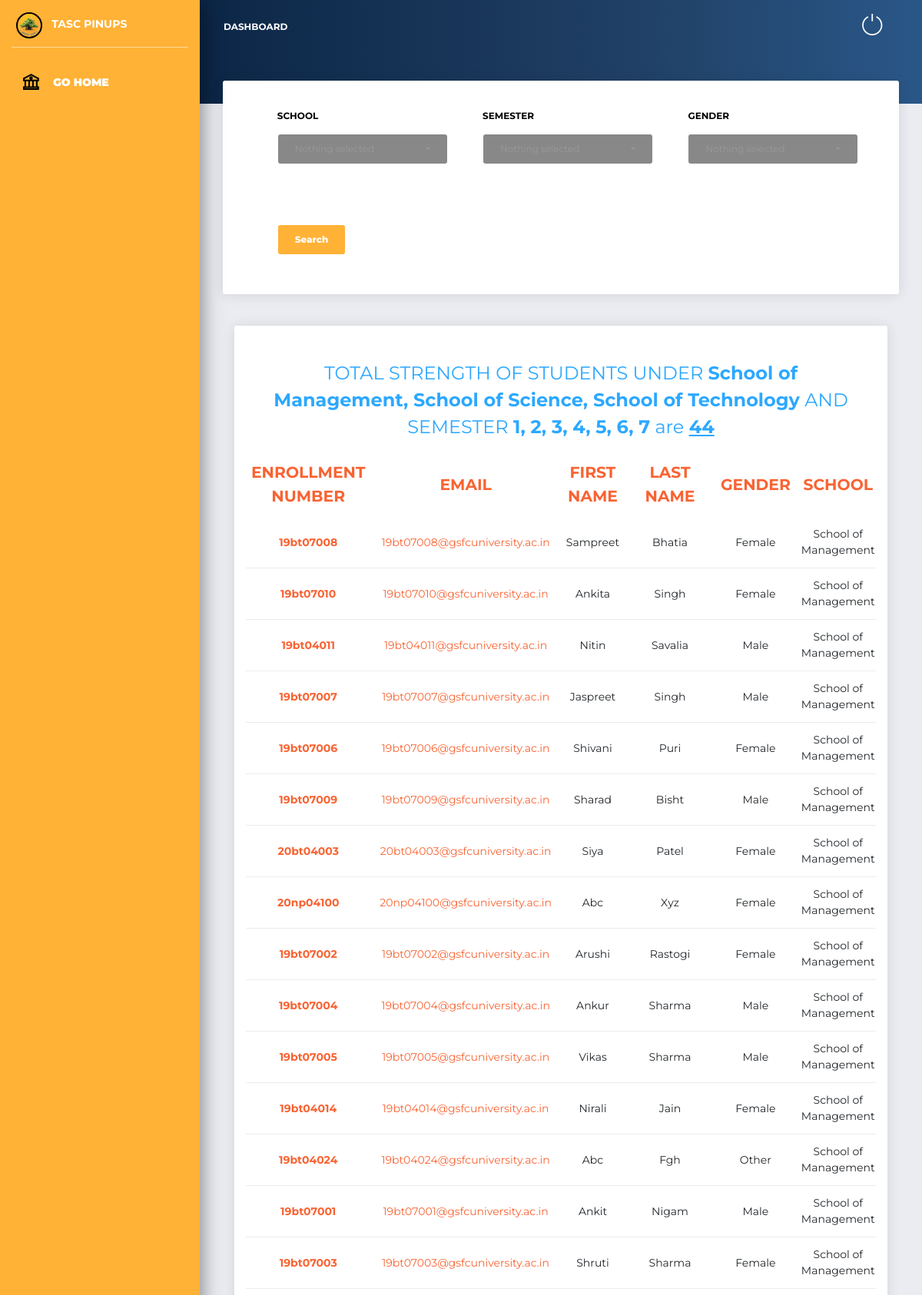
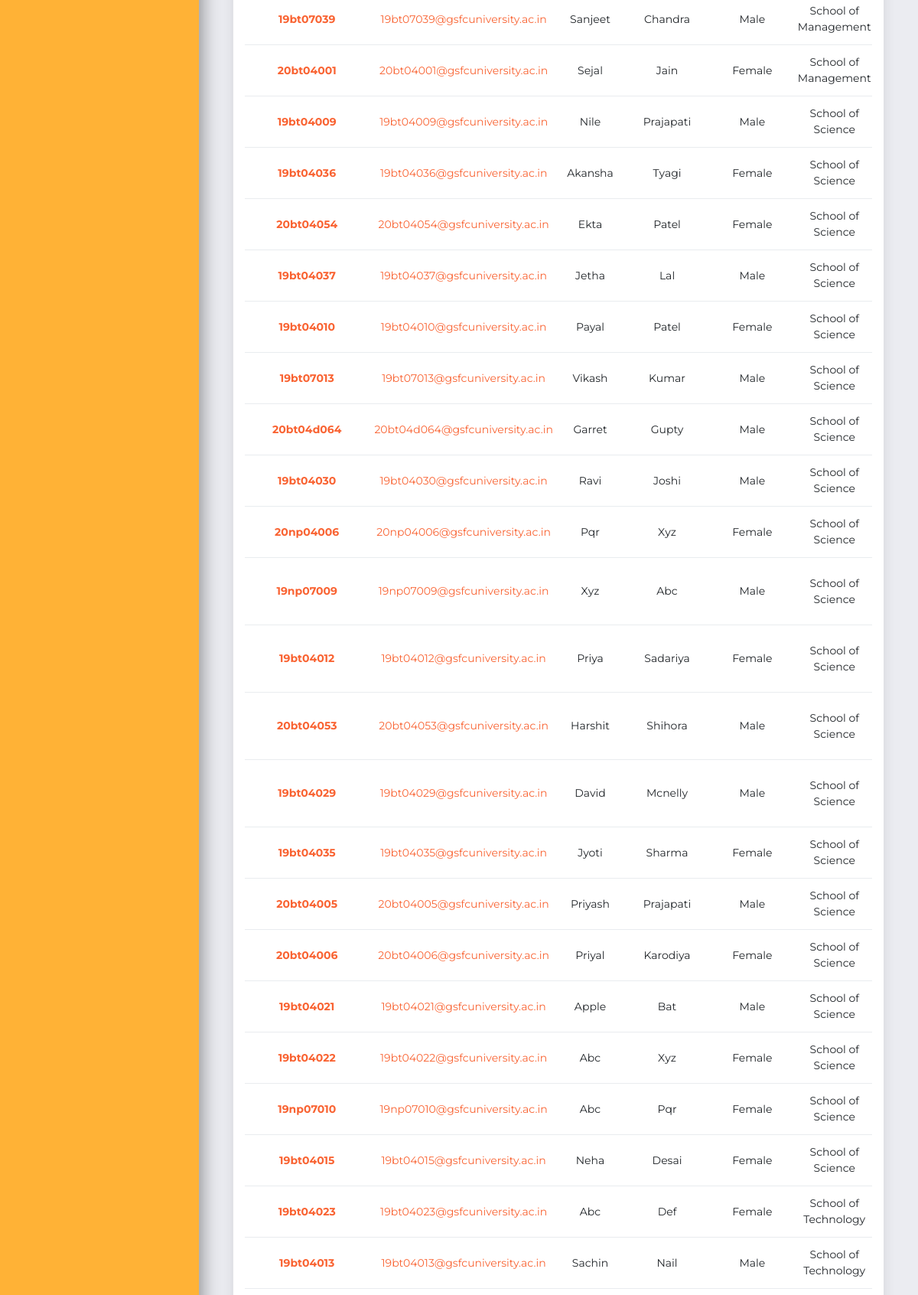
Page /university/adminpanel/records/ (signed in, upper part) on the committed database (2 pictures, top to bottom).
### ROOT/MCQ/models.py (models this page shows, shortened)
class UserRegistration(models.Model):
    FIRST_NAME = models.CharField(max_length=100)
    LAST_NAME = models.CharField(max_length=100)
    ENROLLMENT_NUMBER = models.CharField(max_length=1000)
    EMAIL = models.EmailField(max_length = 500)
    GENDER = models.CharField(max_length=10)
    SEMESTER = models.IntegerField()
    SCHOOL= models.CharField(max_length=100)
    PROGRAM= models.CharField(max_length=100)
    objects = DataFrameManager()

### ROOT/ADMINPANEL/views.py (the view, shortened to what this page needs)
# urls.py: path("records/", views.records, name='records'),
@login_required
def records(request):
    pageDictKey = 'records'
    registeredUsers = UserRegistration.objects.all().order_by("SCHOOL","PROGRAM", "SEMESTER", "ENROLLMENT_NUMBER")
    schoolHeader = list(set(registeredUsers.values_list("SCHOOL", flat=True)))
    semesterHeader = list(set(registeredUsers.values_list("SEMESTER", flat=True)))
    context={
    "SCHOL": staticVariables.SCHOL_LIST, # school list
    "registeredUsers":registeredUsers,
    "GNDR": staticVariables.GENDR_LIST, # program list
    "schoolHeader":', '.join(schoolHeader),
    "semesterHeader":', '.join([str(_) for _ in semesterHeader]),
    "totalStrength":registeredUsers.count(),
    "resultStat":get_result_status(),
    "pageDictKey":pageDictKey,
    }
    return render(request, ADMIN_PAGE_MAPPER.pageDict[pageDictKey], context)

### ROOT/ADMINPANEL/views.py (called while the page is built)
def get_result_status():
    try:
        resultStat = int(list(Declare_Result.objects.values_list("RESULT_STATUS", flat=True))[0])
        return resultStat
    except:
        return 0

### ROOT/MCQ/templatetags/my_filter.py (called while the page is built)
@register.filter(name='replace')
@stringfilter
def replace_var(value):
    return value.replace("_", ' ')

@register.filter(name='makelist')
@stringfilter
def list_gen(value):
    return value.split(" ")

### ROOT/templates/ADMIN_PANEL/records.html (shortened to what this page needs)
{% extends 'BASE_FILES/BaseAdmin.html' %}
{% load static %}
{% load my_filter %}
{% block adminContent %}
<link rel="stylesheet" href="{% static 'multiDropdown/bootstrap-select.min.css' %}">
<div class="content">
  <div class="row">
    <div class="col-lg-12">
      <div class="card card-tasks">
        <div class="card-body ">
          <form class="mt-3 row responsive" action="{% url 'ADMINPANEL:records' %}" method="POST" style="margin-left: 1%; width: 95%;">
            <div class="row" style="margin-left:4%; margin-bottom:4%;">
              <div class="col" style="margin-top:-10px;">
                <label class="mt-3" style="color:black;"><strong>SCHOOL</strong></label>
                <div class="">
                </div>
              </div>
            </div>
            <div class="row" style="margin-left:4%; margin-bottom:4%;">
              <div class="col" style="margin-top:-10px;">
                <label class="mt-3" style="color:black;"><strong>SEMESTER</strong></label>
                <div class="">
                </div>
              </div>
            </div>
            <div class="row" style="margin-left:4%; margin-bottom:4%;">
              <div class="col" style="margin-top:-10px;">
                <label class="mt-3" style="color:black;"><strong>GENDER</strong></label>
                <div class="">
                </div>
              </div>
            </div>
            <div class="row" style="margin-left:4%; margin-bottom:4%;">
              <div class="col" style="margin-top:0px;">
                <div class="">
                  <button class="btn btn-warning" type="submit" name="button" style="font-weight:800;">Search</button>
                </div>
              </div>
            </div>
          </form>
        </div>
      </div>
    </div>
  </div>
  <br>
      <div class="col-md-12">
        <div class="card card-chart">
          <div class="card-header ">
            <div class="row">
              <div class="col-sm-12">
                {% if totalStrength <= 1%}
                  <h4 class="text-center text-info col-sm-12">TOTAL STRENGTH OF STUDENTS UNDER <strong>{{schoolHeader|replace}}</strong> AND SEMESTER <strong>{{semesterHeader}}</strong>
                    is <strong> <u>{{totalStrength}}</u></strong>
                  </h4>
                {% else%}
                  <h4 class="text-center text-info col-sm-12">TOTAL STRENGTH OF STUDENTS UNDER <strong>{{schoolHeader|replace}}</strong> AND SEMESTER <strong>{{semesterHeader}}</strong>
                    are <strong> <u>{{totalStrength}}</u></strong>
                  </h4>
                {% endif %}
                <div class="table-responsive">
                  <table class="table">
                    <thead class="text-primary">
                      <th style="font-weight:700;">
                        ENROLLMENT NUMBER
                      </th>
                      <th style="font-weight:700;">
                        EMAIL
                      </th>
                      <th style="font-weight:700;">
                        FIRST NAME
                      </th>
                      <th style="font-weight:700;">
                        LAST NAME
                      </th>
                      <th style="font-weight:700;">
                        GENDER
                      </th>
                      <th style="font-weight:700;">
                        SCHOOL
                      </th>
                    </thead>
                    <tbody>
                      {% for data in registeredUsers %}
                        <tr>
                          <td style="font-weight:700;">
                            <a href="{% url 'ADMINPANEL:studentreport' data.ENROLLMENT_NUMBER %}">{{data.ENROLLMENT_NUMBER}}</a>
                          </td>
                          <td>
                            <a href="mailto:{{data.ENROLLMENT_NUMBER}}@gsfcuniversity.ac.in">{{data.ENROLLMENT_NUMBER}}@gsfcuniversity.ac.in</a>
                          </td>
                          <td>
                            {{data.FIRST_NAME}}
                          </td>
                          <td>
                            {{data.LAST_NAME}}
                          </td>
                          <td>
                            {{data.GENDER}}
                          </td>
                          <td>
                            {{data.SCHOOL|replace}}
                          </td>
                        </tr>
                      {% endfor %}
                    </tbody>
                  </table>
                </div>
              </div>
            </div>
            <br>
          </div>
        </div>
      </div>
</div>
{% endblock %}

### ROOT/templates/ADMIN_PANEL/records.html (style rules this page uses)
td, th { text-align:center; }

### rows in the picture
UserRegistration: ENROLLMENT_NUMBER "19bt07008", FIRST_NAME "Sampreet", LAST_NAME "Bhatia", GENDER "Female", SCHOOL "School of Management"
UserRegistration: ENROLLMENT_NUMBER "19bt07010", FIRST_NAME "Ankita", LAST_NAME "Singh", GENDER "Female", SCHOOL "School of Management"
UserRegistration: ENROLLMENT_NUMBER "19bt04011", FIRST_NAME "Nitin", LAST_NAME "Savalia", GENDER "Male", SCHOOL "School of Management"
UserRegistration: ENROLLMENT_NUMBER "19bt07007", FIRST_NAME "Jaspreet", LAST_NAME "Singh", GENDER "Male", SCHOOL "School of Management"
UserRegistration: ENROLLMENT_NUMBER "19bt07006", FIRST_NAME "Shivani", LAST_NAME "Puri", GENDER "Female", SCHOOL "School of Management"
UserRegistration: ENROLLMENT_NUMBER "19bt07009", FIRST_NAME "Sharad", LAST_NAME "Bisht", GENDER "Male", SCHOOL "School of Management"
UserRegistration: ENROLLMENT_NUMBER "20bt04003", FIRST_NAME "Siya", LAST_NAME "Patel", GENDER "Female", SCHOOL "School of Management"
UserRegistration: ENROLLMENT_NUMBER "20np04100", FIRST_NAME "Abc", LAST_NAME "Xyz", GENDER "Female", SCHOOL "School of Management"
UserRegistration: ENROLLMENT_NUMBER "19bt07002", FIRST_NAME "Arushi", LAST_NAME "Rastogi", GENDER "Female", SCHOOL "School of Management"
UserRegistration: ENROLLMENT_NUMBER "19bt07004", FIRST_NAME "Ankur", LAST_NAME "Sharma", GENDER "Male", SCHOOL "School of Management"
UserRegistration: ENROLLMENT_NUMBER "19bt07005", FIRST_NAME "Vikas", LAST_NAME "Sharma", GENDER "Male", SCHOOL "School of Management"
UserRegistration: ENROLLMENT_NUMBER "19bt04014", FIRST_NAME "Nirali", LAST_NAME "Jain", GENDER "Female", SCHOOL "School of Management"
UserRegistration: ENROLLMENT_NUMBER "19bt04024", FIRST_NAME "Abc", LAST_NAME "Fgh", GENDER "Other", SCHOOL "School of Management"
UserRegistration: ENROLLMENT_NUMBER "19bt07001", FIRST_NAME "Ankit", LAST_NAME "Nigam", GENDER "Male", SCHOOL "School of Management"
UserRegistration: ENROLLMENT_NUMBER "19bt07003", FIRST_NAME "Shruti", LAST_NAME "Sharma", GENDER "Female", SCHOOL "School of Management"
UserRegistration: ENROLLMENT_NUMBER "19bt07039", FIRST_NAME "Sanjeet", LAST_NAME "Chandra", GENDER "Male", SCHOOL "School of Management"
UserRegistration: ENROLLMENT_NUMBER "20bt04001", FIRST_NAME "Sejal", LAST_NAME "Jain", GENDER "Female", SCHOOL "School of Management"
UserRegistration: ENROLLMENT_NUMBER "19bt04009", FIRST_NAME "Nile", LAST_NAME "Prajapati", GENDER "Male", SCHOOL "School of Science"
UserRegistration: ENROLLMENT_NUMBER "19bt04036", FIRST_NAME "Akansha", LAST_NAME "Tyagi", GENDER "Female", SCHOOL "School of Science"
UserRegistration: ENROLLMENT_NUMBER "20bt04054", FIRST_NAME "Ekta", LAST_NAME "Patel", GENDER "Female", SCHOOL "School of Science"
UserRegistration: ENROLLMENT_NUMBER "19bt04037", FIRST_NAME "Jetha", LAST_NAME "Lal", GENDER "Male", SCHOOL "School of Science"
UserRegistration: ENROLLMENT_NUMBER "19bt04010", FIRST_NAME "Payal", LAST_NAME "Patel", GENDER "Female", SCHOOL "School of Science"
UserRegistration: ENROLLMENT_NUMBER "19bt07013", FIRST_NAME "Vikash", LAST_NAME "Kumar", GENDER "Male", SCHOOL "School of Science"
UserRegistration: ENROLLMENT_NUMBER "20bt04d064", FIRST_NAME "Garret", LAST_NAME "Gupty", GENDER "Male", SCHOOL "School of Science"
UserRegistration: ENROLLMENT_NUMBER "19bt04030", FIRST_NAME "Ravi", LAST_NAME "Joshi", GENDER "Male", SCHOOL "School of Science"
UserRegistration: ENROLLMENT_NUMBER "20np04006", FIRST_NAME "Pqr", LAST_NAME "Xyz", GENDER "Female", SCHOOL "School of Science"
UserRegistration: ENROLLMENT_NUMBER "19np07009", FIRST_NAME "Xyz", LAST_NAME "Abc", GENDER "Male", SCHOOL "School of Science"
UserRegistration: ENROLLMENT_NUMBER "19bt04012", FIRST_NAME "Priya", LAST_NAME "Sadariya", GENDER "Female", SCHOOL "School of Science"
UserRegistration: ENROLLMENT_NUMBER "20bt04053", FIRST_NAME "Harshit", LAST_NAME "Shihora", GENDER "Male", SCHOOL "School of Science"
UserRegistration: ENROLLMENT_NUMBER "19bt04029", FIRST_NAME "David", LAST_NAME "Mcnelly", GENDER "Male", SCHOOL "School of Science"
UserRegistration: ENROLLMENT_NUMBER "19bt04035", FIRST_NAME "Jyoti", LAST_NAME "Sharma", GENDER "Female", SCHOOL "School of Science"
UserRegistration: ENROLLMENT_NUMBER "20bt04005", FIRST_NAME "Priyash", LAST_NAME "Prajapati", GENDER "Male", SCHOOL "School of Science"
UserRegistration: ENROLLMENT_NUMBER "20bt04006", FIRST_NAME "Priyal", LAST_NAME "Karodiya", GENDER "Female", SCHOOL "School of Science"
UserRegistration: ENROLLMENT_NUMBER "19bt04021", FIRST_NAME "Apple", LAST_NAME "Bat", GENDER "Male", SCHOOL "School of Science"
UserRegistration: ENROLLMENT_NUMBER "19bt04022", FIRST_NAME "Abc", LAST_NAME "Xyz", GENDER "Female", SCHOOL "School of Science"
UserRegistration: ENROLLMENT_NUMBER "19np07010", FIRST_NAME "Abc", LAST_NAME "Pqr", GENDER "Female", SCHOOL "School of Science"
UserRegistration: ENROLLMENT_NUMBER "19bt04015", FIRST_NAME "Neha", LAST_NAME "Desai", GENDER "Female", SCHOOL "School of Science"
UserRegistration: ENROLLMENT_NUMBER "19bt04023", FIRST_NAME "Abc", LAST_NAME "Def", GENDER "Female", SCHOOL "School of Technology"
UserRegistration: ENROLLMENT_NUMBER "19bt04013", FIRST_NAME "Sachin", LAST_NAME "Nail", GENDER "Male", SCHOOL "School of Technology"

### other values in the picture
{{ schoolHeader|replace }} "School of Management, School of Science, School of Technology"
{{ semesterHeader }} "1, 2, 3, 4, 5, 6, 7"
{{ totalStrength }} "44"
